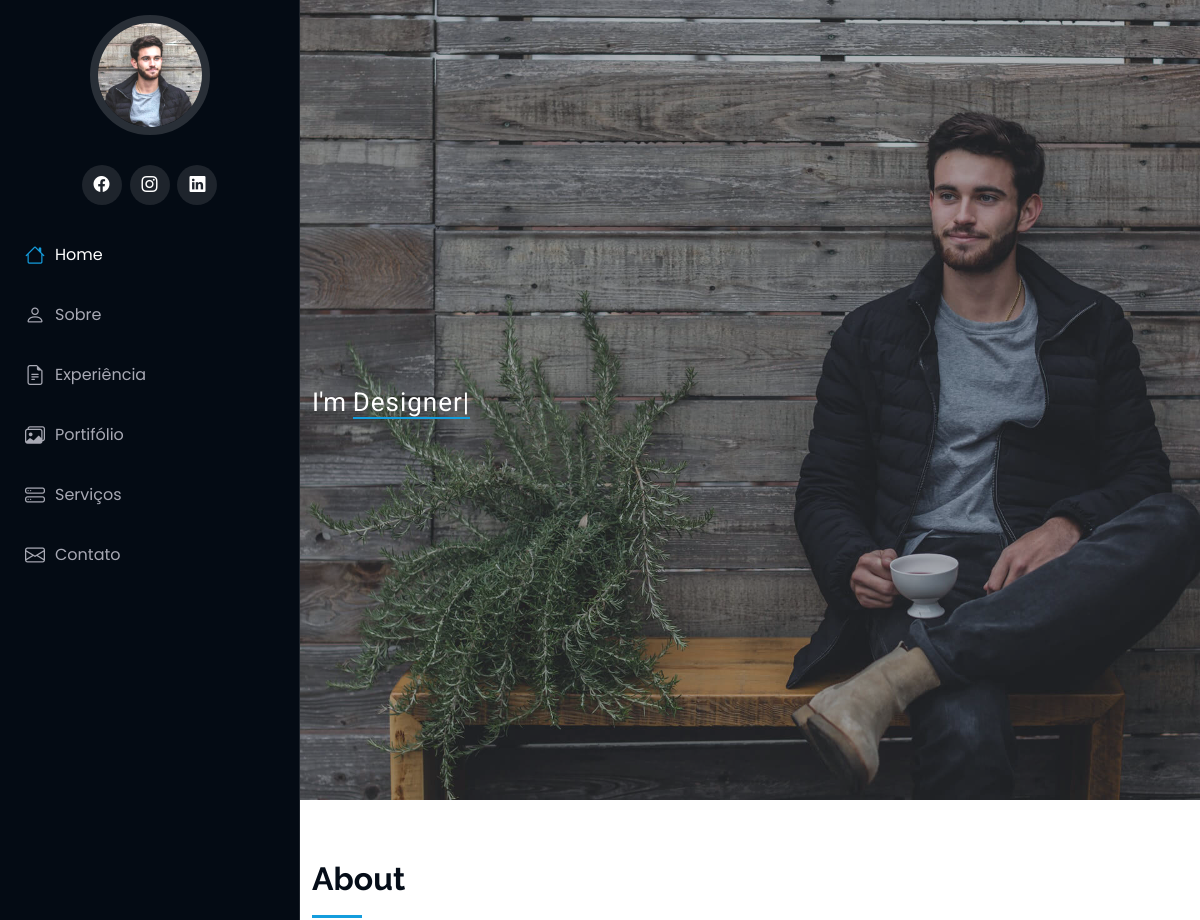
/ (upper part), run on an earlier commit of the app's database.
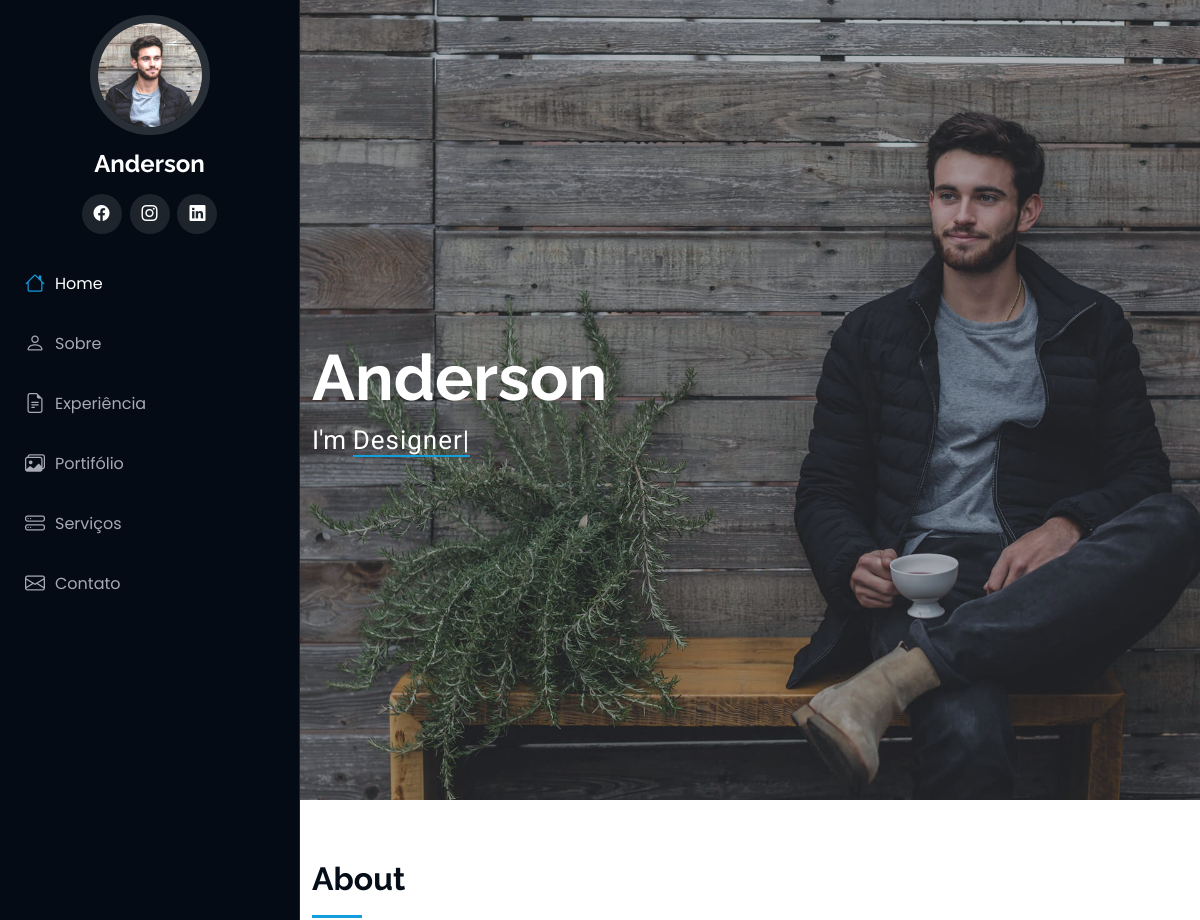
And on a later commit of the database.
### tables this page shows
CREATE TABLE `settings` (
  `id` int(10) unsigned NOT NULL AUTO_INCREMENT,
  `setting_key` varchar(50) DEFAULT NULL,
  `setting_value` text,
  PRIMARY KEY (`id`)
);

### admin/connect.php (called while the page is built, shortened)
<?php
class connect
{
    public static function select($sql)
    {
        try {
            $cnx = new PDO('mysql:host=' . HOST . ';dbname=' . DB . '', USER, PASS, array(PDO::MYSQL_ATTR_INIT_COMMAND => "SET NAMES utf8"));
            $con = $cnx->prepare($sql);
            $con->execute();
            return $con->fetch(PDO::FETCH_ASSOC);
        } catch (PDOException $e) {
            echo "Ops! desculpe, algo deu errado, por favor tente mais tarde:<br>";
            echo $e->getMessage();
        }
    }
}

### admin/helpers.php (called while the page is built, shortened)
<?php
include_once __DIR__."./connect.php";
class Helpers
{
    public static function getSettings($setting_key)
    {
        $set = connect::select("SELECT setting_value FROM settings WHERE setting_key = '{$setting_key}'");
        return $set['setting_value'];
    }
}

### index.php (the view, shortened to what this page needs)
<?php
include_once "./admin/connect.php";
include_once "./admin/helpers.php";
?>
<!DOCTYPE html>
<html lang="pt-br">
<head>
  <link href="assets/vendor/bootstrap/css/bootstrap.min.css" rel="stylesheet">
  <link href="assets/vendor/bootstrap-icons/bootstrap-icons.css" rel="stylesheet">
  <link href="assets/vendor/aos/aos.css" rel="stylesheet">
  <link href="assets/vendor/glightbox/css/glightbox.min.css" rel="stylesheet">
  <link href="assets/vendor/swiper/swiper-bundle.min.css" rel="stylesheet">
  <link href="assets/css/main.css" rel="stylesheet">
</head>
<body class="index-page">
  <header id="header" class="header dark-background d-flex flex-column">
    <div class="profile-img">
      <img src="assets/img/my-profile-img.jpg" alt="" class="img-fluid rounded-circle">
    </div>
    <a href="index.html" class="logo d-flex align-items-center justify-content-center">
      <h1 class="sitename"><?=Helpers::getSettings('nome_perfil')?></h1>
    </a>
    <div class="social-links text-center">
      <a href="<?=Helpers::getSettings('link_face')?>" class="facebook" target="_blank"><i class="bi bi-facebook"></i></a>
      <a href="<?=Helpers::getSettings('link_insta')?>" class="instagram" target="_blank"><i class="bi bi-instagram"></i></a>
      <a href="<?=Helpers::getSettings('link_linkedin')?>" class="linkedin" target="_blank"><i class="bi bi-linkedin"></i></a>
    </div>
    <nav id="navmenu" class="navmenu">
      <ul>
        <li><a href="#hero" class="active"><i class="bi bi-house navicon"></i> Home</a></li>
        <li><a href="#about"><i class="bi bi-person navicon"></i>  Sobre</a></li>
        <li><a href="#resume"><i class="bi bi-file-earmark-text navicon"></i> Experiência</a></li>
        <li><a href="#portfolio"><i class="bi bi-images navicon"></i> Portifólio</a></li>
        <li><a href="#services"><i class="bi bi-hdd-stack navicon"></i> Serviços</a></li>
        <li><a href="#contact"><i class="bi bi-envelope navicon"></i> Contato</a></li>
      </ul>
    </nav>
  </header>
  <main class="main">
    <section id="hero" class="hero section dark-background">
      <img src="assets/img/hero-bg.jpg" alt="" data-aos="fade-in" class="">
      <div class="container" data-aos="fade-up" data-aos-delay="100">
        <h2><?=Helpers::getSettings("nome_perfil")?></h2>
        <p>I'm <span class="typed" data-typed-items="Designer, Developer, Freelancer, Photographer"></span></p>
      </div>
    </section>
    <section id="about" class="about section">
      <div class="container section-title" data-aos="fade-up">
        <h2>About</h2>
      </div>
    </section>
  </main>
</body>
</html>

What changed in the data, as far as the page shows it:
added settings: setting_value "Anderson"
